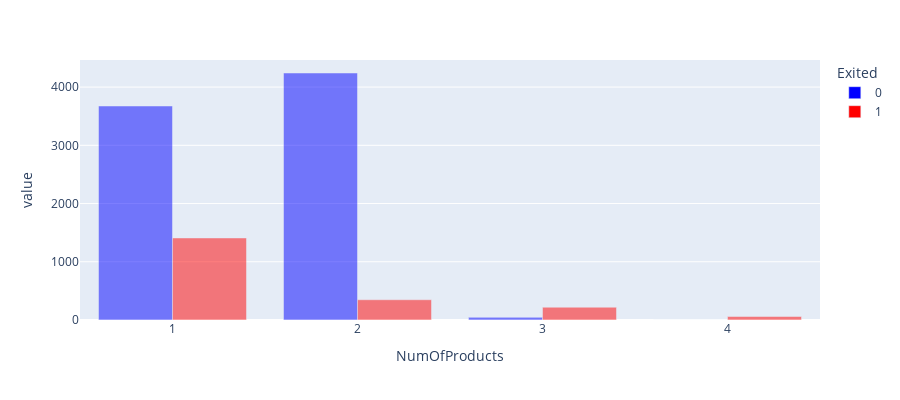

The notebook cell saved with this chart:
### Code cell
fig = px.bar(df_services,
             barmode='group',
             color_discrete_sequence=['blue', 'red'],
             opacity = 0.5,
             height=400
            )

fig.show()

### Figure 1 — Plotly figure (JSON) as saved in the notebook; plotly's stock layout.template omitted (floating-point values rounded to 4 significant figures)
{"data": [{"alignmentgroup": "True", "hovertemplate": "Exited=0<br>NumOfProducts=%{x}<br>value=%{y}<extra></extra>", "legendgroup": "0", "marker": {"color": "blue", "opacity": 0.5, "pattern": {"shape": ""}}, "name": "0", "offsetgroup": "0", "orientation": "v", "showlegend": true, "textposition": "auto", "type": "bar", "x": [1, 2, 3, 4], "xaxis": "x", "y": [3675, 4242, 46, 0], "yaxis": "y"}, {"alignmentgroup": "True", "hovertemplate": "Exited=1<br>NumOfProducts=%{x}<br>value=%{y}<extra></extra>", "legendgroup": "1", "marker": {"color": "red", "opacity": 0.5, "pattern": {"shape": ""}}, "name": "1", "offsetgroup": "1", "orientation": "v", "showlegend": true, "textposition": "auto", "type": "bar", "x": [1, 2, 3, 4], "xaxis": "x", "y": [1409, 348, 220, 60], "yaxis": "y"}], "layout": {"barmode": "group", "height": 400, "legend": {"title": {"text": "Exited"}, "tracegroupgap": 0}, "margin": {"t": 60}, "xaxis": {"anchor": "y", "domain": [0, 1], "title": {"text": "NumOfProducts"}}, "yaxis": {"anchor": "x", "domain": [0, 1], "title": {"text": "value"}}}}
